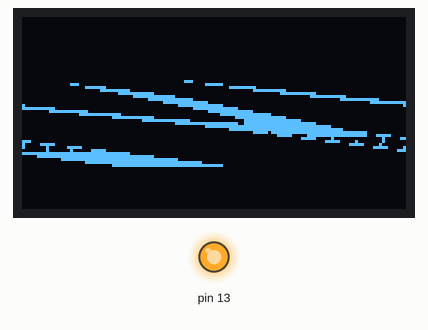
The sketch below on a simulated Arduino Uno, built with avr-gcc and run on an emulated ATmega328P. Shown: 128×64 one-colour display, output pins drawn as LEDs (lit = HIGH).

Above: at 0.1 s.

The sketch:

test_oled.ino
```cpp
#include <U8glib.h>

U8GLIB_SSD1306_128X64 u8g(U8G_I2C_OPT_NONE|U8G_I2C_OPT_DEV_0);

void u8g_prepare(void)
{
  u8g.setFont(u8g_font_6x10);
  u8g.setFontRefHeightExtendedText();
  u8g.setDefaultForegroundColor();
  u8g.setFontPosTop();
}


const unsigned char grin[] PROGMEM ={  0x00, 0x00, 0x00, 0x00, 0x00, 0x00, 0x00, 0x00, 0x00, 0x00, 0x00, 0x00,
  0x00, 0x00, 0x00, 0x00, 0x00, 0x00, 0x00, 0x00, 0x00, 0x00, 0x00, 0x00,
  0x00, 0x00, 0x00, 0x00, 0x00, 0x00, 0x00, 0x00, 0x00, 0x00, 0x00, 0x00,
  0x00, 0x00, 0x00, 0x00, 0x00, 0x00, 0x00, 0x00, 0x00, 0x00, 0x00, 0x00,
  0x00, 0x00, 0x00, 0x00, 0x00, 0x00, 0x00, 0x00, 0x00, 0x00, 0x00, 0x00,
  0x00, 0x00, 0x00, 0x00, 0x00, 0x00, 0x00, 0x00, 0x00, 0x00, 0x00, 0x00,
  0x00, 0x00, 0x00, 0x00, 0x00, 0x00, 0x00, 0x00, 0x00, 0x00, 0x00, 0x00,
  0x00, 0x00, 0x00, 0x00, 0x00, 0x00, 0x00, 0x00, 0x00, 0x00, 0x00, 0x00,
  0x00, 0x00, 0x00, 0x00, 0x00, 0x00, 0x00, 0x00, 0x00, 0x00, 0x00, 0x00,
  0x00, 0x00, 0x00, 0x00, 0x00, 0x00, 0x00, 0x00, 0x00, 0x00, 0x00, 0x00,
  0x00, 0x00, 0x00, 0x00, 0x00, 0x00, 0x00, 0x00, 0x00, 0x00, 0x00, 0x00,
  0x00, 0x00, 0x00, 0x00, 0x00, 0x00, 0x00, 0x00, 0x00, 0x00, 0x00, 0x00,
  0x00, 0x00, 0x00, 0x00, 0x00, 0x00, 0x00, 0x00, 0x00, 0x00, 0x00, 0x00,
  0x00, 0x00, 0x00, 0x00, 0x00, 0x00, 0x00, 0x00, 0x00, 0x00, 0x00, 0x00,
  0x00, 0x00, 0x00, 0x00, 0x00, 0x00, 0x00, 0x00, 0x00, 0x00, 0x00, 0x00,
  0x00, 0x00, 0x00, 0x00, 0x00, 0x00, 0x00, 0x00, 0x00, 0x00, 0x00, 0x00,
  0x00, 0x00, 0x00, 0x00, 0x00, 0x00, 0x00, 0x00, 0x00, 0x00, 0x00, 0x00,
  0x00, 0x00, 0x00, 0x00, 0x00, 0x00, 0x00, 0x00, 0x00, 0x00, 0x00, 0x00,
  0x00, 0x00, 0x00, 0x00, 0x00, 0x00, 0x00, 0x00, 0x00, 0x00, 0x00, 0x00,
  0x00, 0x00, 0x00, 0x00, 0x00, 0x00, 0x00, 0x00, 0x00, 0x00, 0x00, 0x00,
  0x00, 0x00, 0x00, 0x00, 0x00, 0x00, 0x00, 0x00, 0x00, 0x00, 0x00, 0x00,
  0x00, 0x00, 0x00, 0x00, 0x00, 0x00, 0x00, 0x00, 0x00, 0x00, 0x00, 0x00,
  0x00, 0x00, 0x00, 0x00, 0x00, 0x00, 0x00, 0x00, 0x00, 0x00, 0x00, 0x00,
  0x00, 0x00, 0x00, 0x00, 0x00, 0x00, 0x00, 0x00, 0x00, 0x00, 0x00, 0x00,
  0x00, 0x00, 0x00, 0x00, 0x00, 0x00, 0x00, 0x00, 0x00, 0x00, 0x00, 0x00,
  0x00, 0x00, 0x00, 0x00, 0x00, 0x00, 0x00, 0x00, 0x00, 0x00, 0x00, 0x00,
  0x00, 0x00, 0x00, 0x00, 0x00, 0x00, 0x00, 0x00, 0x00, 0x00, 0x00, 0x00,
  0x00, 0x00, 0x00, 0x00, 0x00, 0x00, 0x00, 0x00, 0x00, 0x00, 0x00, 0x00,
  0x00, 0x00, 0x00, 0x00, 0x00, 0x00, 0xC0, 0x01, 0x00, 0x00, 0x00, 0x00,
  0x00, 0x00, 0x00, 0x00, 0x00, 0x00, 0x07, 0x00, 0x00, 0x00, 0x00, 0xE0,
  0x07, 0x00, 0x00, 0x00, 0x00, 0x00, 0x00, 0x00, 0x00, 0x00, 0xE0, 0x0F,
  0x00, 0x00, 0x00, 0x00, 0xE0, 0x3F, 0x00, 0x00, 0x00, 0x00, 0x00, 0x00,
  0x00, 0x00, 0x00, 0xFC, 0x0F, 0x00, 0x00, 0x00, 0x00, 0xE0, 0xFF, 0x00,
  0x00, 0x00, 0x00, 0x00, 0x00, 0x00, 0x00, 0x00, 0xFF, 0x0F, 0x00, 0x00,
  0x00, 0x00, 0xC0, 0xFF, 0x03, 0x00, 0x00, 0x00, 0x00, 0x00, 0x00, 0x00,
  0xE0, 0xFF, 0x07, 0x00, 0x00, 0x00, 0x00, 0x00, 0xFF, 0x0F, 0x00, 0x00,
  0x00, 0x00, 0x00, 0x00, 0x00, 0xFC, 0xFF, 0x01, 0x00, 0x00, 0x00, 0x00,
  0x00, 0xFC, 0x7F, 0x00, 0x00, 0x00, 0x00, 0x00, 0x00, 0x80, 0xFF, 0x3F,
  0x00, 0x00, 0x00, 0x00, 0x00, 0x00, 0xF0, 0xFF, 0x01, 0x00, 0x00, 0x00,
  0x00, 0x00, 0xF0, 0xFF, 0x07, 0x00, 0x00, 0x00, 0x00, 0x00, 0x00, 0x80,
  0xFF, 0x07, 0x00, 0x00, 0x00, 0x00, 0x00, 0xFE, 0xFF, 0x00, 0x00, 0x00,
  0x00, 0x00, 0x00, 0x00, 0x00, 0xFE, 0x3F, 0x00, 0x00, 0x00, 0x00, 0xC0,
  0xFF, 0x1F, 0x00, 0x00, 0x00, 0x00, 0x00, 0x00, 0x00, 0x00, 0xF8, 0xFF,
  0x01, 0x00, 0x00, 0x00, 0xFC, 0xFF, 0x07, 0x00, 0x00, 0x00, 0x00, 0x00,
  0x00, 0x00, 0x00, 0xC0, 0xFF, 0x0F, 0x00, 0x00, 0x80, 0xFF, 0xFF, 0x00,
  0x00, 0x00, 0x00, 0x00, 0x00, 0x00, 0x00, 0x00, 0x00, 0xFF, 0xFF, 0x00,
  0x00, 0xFC, 0xFF, 0x1F, 0x00, 0x00, 0x00, 0x00, 0x00, 0x00, 0x00, 0x00,
  0x00, 0x00, 0xF8, 0xFF, 0xFF, 0xFC, 0xFF, 0xFF, 0x03, 0x00, 0x00, 0x00,
  0x00, 0x00, 0x00, 0x00, 0x00, 0x00, 0x00, 0xE0, 0xFF, 0xFF, 0xFF, 0xFF,
  0x7F, 0x00, 0x00, 0x00, 0x00, 0x00, 0x00, 0x00, 0x00, 0x00, 0x00, 0x00,
  0xE0, 0xFF, 0xFF, 0xFF, 0xFF, 0x07, 0x00, 0x00, 0x00, 0x00, 0x00, 0x00,
  0x00, 0x00, 0x00, 0x00, 0x00, 0xE0, 0xFB, 0xFF, 0xFF, 0xFF, 0x07, 0x00,
  0x00, 0x00, 0x00, 0x00, 0x00, 0x00, 0x00, 0x00, 0x00, 0x00, 0xE0, 0x83,
  0xFF, 0xFF, 0xC7, 0x07, 0x00, 0x00, 0x00, 0x00, 0x00, 0x00, 0x00, 0x00,
  0x00, 0x00, 0x00, 0xE0, 0x83, 0x00, 0x00, 0xC1, 0x07, 0x00, 0x00, 0x00,
  0x00, 0x00, 0x00, 0x00, 0x00, 0x00, 0x00, 0x00, 0xE0, 0x83, 0x00, 0x01,
  0xC1, 0x07, 0x00, 0x00, 0x00, 0x00, 0x00, 0x00, 0x00, 0x00, 0x00, 0x00,
  0x00, 0xE0, 0x83, 0x00, 0x01, 0x81, 0x0F, 0x00, 0x00, 0x00, 0x00, 0x00,
  0x00, 0x00, 0x00, 0x00, 0x00, 0x00, 0xE0, 0x83, 0x00, 0x01, 0x81, 0x0F,
  0x00, 0x00, 0x00, 0x00, 0x00, 0x00, 0x00, 0x00, 0x00, 0x00, 0x00, 0xE0,
  0xFF, 0xFF, 0xFF, 0xFF, 0x0F, 0x00, 0x00, 0x00, 0x00, 0x00, 0x00, 0x00,
  0x00, 0x00, 0x00, 0x00, 0xE0, 0xFF, 0xFF, 0xFF, 0xFF, 0x0F, 0x00, 0x00,
  0x00, 0x00, 0x00, 0x00, 0x00, 0x00, 0x00, 0x00, 0x00, 0xE0, 0xFF, 0xFF,
  0xFF, 0xFF, 0x0F, 0x00, 0x00, 0x00, 0x00, 0x00, 0x00, 0x00, 0x00, 0x00,
  0x00, 0x00, 0xE0, 0xFF, 0xFF, 0xFF, 0xFF, 0x0F, 0x00, 0x00, 0x00, 0x00,
  0x00, 0x00, 0x00, 0x00, 0x00, 0x00, 0x00, 0xC0, 0xFF, 0xFF, 0xFF, 0xFF,
  0x07, 0x00, 0x00, 0x00, 0x00, 0x00, 0x00, 0x00, 0x00, 0x00, 0x00, 0x00,
  0x00, 0x00, 0x00, 0x00, 0x00, 0x00, 0x00, 0x00, 0x00, 0x00, 0x00, 0x00,
  0x00, 0x00, 0x00, 0x00, 0x00, 0x00, 0x00, 0x00, 0x00, 0x00, 0x00, 0x00,
  0x00, 0x00, 0x00, 0x00, 0x00, 0x00, 0x00, 0x00, 0x00, 0x00, 0x00, 0x00,
  0x00, 0x00, 0x00, 0x00, 0x00, 0x00, 0x00, 0x00, 0x00, 0x00, 0x00, 0x00,
  0x00, 0x00, 0x00, 0x00, 0x00, 0x00, 0x00, 0x00, 0x00, 0x00, 0x00, 0x00,
  0x00, 0x00, 0x00, 0x00, 0x00, 0x00, 0x00, 0x00, 0x00, 0x00, 0x00, 0x00,
  0x00, 0x00, 0x00, 0x00, 0x00, 0x00, 0x00, 0x00, 0x00, 0x00, 0x00, 0x00,
  0x00, 0x00, 0x00, 0x00, 0x00, 0x00, 0x00, 0x00, 0x00, 0x00, 0x00, 0x00,
  0x00, 0x00, 0x00, 0x00, 0x00, 0x00, 0x00, 0x00, 0x00, 0x00, 0x00, 0x00,
  0x00, 0x00, 0x00, 0x00, 0x00, 0x00, 0x00, 0x00, 0x00, 0x00, 0x00, 0x00,
  0x00, 0x00, 0x00, 0x00, 0x00, 0x00, 0x00, 0x00, 0x00, 0x00, 0x00, 0x00,
  0x00, 0x00, 0x00, 0x00, 0x00, 0x00, 0x00, 0x00, 0x00, 0x00, 0x00, 0x00,
  0x00, 0x00, 0x00, 0x00, 0x00, 0x00, 0x00, 0x00, 0x00, 0x00, 0x00, 0x00,
  0x00, 0x00, 0x00, 0x00, 0x00, 0x00, 0x00, 0x00, 0x00, 0x00, 0x00, 0x00,
  0x00, 0x00, 0x00, 0x00, 0x00, 0x00, 0x00, 0x00, 0x00, 0x00, 0x00, 0x00,
  0x00, 0x00, 0x00, 0x00, 0x00, 0x00, 0x00, 0x00, 0x00, 0x00, 0x00, 0x00,
  0x00, 0x00, 0x00, 0x00, 0x00, 0x00, 0x00, 0x00, 0x00, 0x00, 0x00, 0x00,
  0x00, 0x00, 0x00, 0x00, 0x00, 0x00, 0x00, 0x00, 0x00, 0x00, 0x00, 0x00,
  0x00, 0x00, 0x00, 0x00, 0x00, 0x00, 0x00, 0x00, 0x00, 0x00, 0x00, 0x00,
  0x00, 0x00, 0x00, 0x00, 0x00, 0x00, 0x00, 0x00, 0x00, 0x00, 0x00, 0x00,
  0x00, 0x00, 0x00, 0x00, 0x00, 0x00, 0x00, 0x00, 0x00, 0x00, 0x00, 0x00,
  0x00, 0x00, 0x00, 0x00, 0x00, 0x00, 0x00, 0x00, 0x00, 0x00, 0x00, 0x00,
  0x00, 0x00, 0x00, 0x00, 0x00, 0x00, 0x00, 0x00, 0x00, 0x00, 0x00, 0x00,
  0x00, 0x00, 0x00, 0x00, 0x00, 0x00, 0x00, 0x00, };


void grin_1()
{
  u8g.drawXBMP(0, 0, 128, 64, grin);
}
/*
void intro(uint8_t a)
{
  u8g.setFont(u8g_font_unifont);
  u8g.drawStr(2, 19, "Welcome");
  u8g.drawStr(2, 38, "to");
  u8g.drawStr(2, 57, "Mybotic :)");
}

void u8g_box_frame(uint8_t a)
{
  u8g.drawStr( 2, 0, "drawBox");
  u8g.drawBox(5,10,20,10);
  u8g.drawBox(10+a,15,30,7);
  u8g.drawStr( 2, 30, "drawFrame");
  u8g.drawFrame(5,10+30,20,10);
  u8g.drawFrame(10+a,15+30,30,7);
}

void u8g_disc_circle(uint8_t a)
{
  u8g.drawStr( 2, 0, "drawDisc");
  u8g.drawDisc(11,18,9);
  u8g.drawDisc(24+a,16,7);
  u8g.drawStr(2, 30, "drawCircle");
  u8g.drawCircle(11,18+30,9);
  u8g.drawCircle(24+a,16+30,7);
}

void u8g_r_frame(uint8_t a)
{
  u8g.drawStr( 2, 0, "drawRFrame/Box");
  u8g.drawRFrame(5, 10,40,30, a+1);
  u8g.drawRBox(50, 10,25,40, a+1);
}

void u8g_string(uint8_t a)
{
  u8g.drawStr270(30,31-a, "0/360");
  u8g.drawStr(30+a,31, "90");
  u8g.drawStr90(30,31+a, "180");
  u8g.drawStr180(30-a,31, "270");
}

void u8g_line(uint8_t a)
{
  u8g.drawStr( 2, 0, "drawLine");
  u8g.drawLine(7+a, 10, 40, 55);
  u8g.drawLine(7+a*2, 10, 60, 55);
  u8g.drawLine(7+a*3, 10, 80, 55);
  u8g.drawLine(7+a*4, 10, 100, 55);
}

void u8g_triangle(uint8_t a)
{
  uint16_t offset = a;
  u8g.drawStr( 2, 0, "drawTriangle");
  u8g.drawTriangle(14,7, 45,30, 10,40);
  u8g.drawTriangle(10+offset,7-offset, 45+offset,30-offset, 57+offset,10-offset);
  u8g.drawTriangle(53+offset*2,10, 45+offset*2,30, 86+offset*2,53);
  u8g.drawTriangle(7+offset,40+offset, 45+offset,30+offset, 86+offset,53+offset);
}

void u8g_extra_page(uint8_t a)
{
  if ( u8g.getMode() == U8G_MODE_HICOLOR || u8g.getMode() == U8G_MODE_R3G3B2) {
    draw background (area is 128x128)
    u8g_uint_t r, g, b;
    b = a << 5;
    for( g = 0; g < 64; g++ )
    {
      for( r = 0; r < 64; r++ )
      {
  u8g.setRGB(r<<2, g<<2, b );
  u8g.drawPixel(g, r);
      }
    }
    u8g.setRGB(255,255,255);
    u8g.drawStr( 66, 0, "Color Page");
  }
  else if ( u8g.getMode() == U8G_MODE_GRAY2BIT )
  {
    u8g.drawStr( 66, 0, "Gray Level");
    u8g.setColorIndex(1);
    u8g.drawBox(2, 4, 64, 32);
    u8g.drawBox(70, 20, 4, 12);
    u8g.setColorIndex(2);
    u8g.drawBox(2+1*a, 4+1*a, 64-2*a, 32-2*a);
    u8g.drawBox(74, 20, 4, 12);
    u8g.setColorIndex(3);
    u8g.drawBox(2+2*a, 4+2*a, 64-4*a, 32-4*a);
    u8g.drawBox(78, 20, 4, 12);
  }
  else
  {
    u8g.drawStr( 2, 13, "setScale2x2");
    u8g.setScale2x2();
    u8g.drawStr( 1,6+a, "setScale2x2");
    u8g.undoScale();
  }
}
*/

uint8_t draw_state = 0;

void draw(void)
{
  u8g_prepare();
  switch(draw_state)// >> 3)
  {
    case 0: grin_1(); break;
  }
    /*case 1: intro(draw_state&7); break;
    case 2: u8g_box_frame(draw_state&7); break;
    case 3: u8g_disc_circle(draw_state&7); break;
    case 4: u8g_r_frame(draw_state&7); break;
    case 5: u8g_string(draw_state&7); break;
    case 6: u8g_line(draw_state&7); break;
    case 7: u8g_triangle(draw_state&7); break;
    case 8: u8g_extra_page(draw_state&7); break;
    grin_1();*/
  }


void setup(void)
{
#if defined(ARDUINO)
  pinMode(13, OUTPUT);
  digitalWrite(13, HIGH);
#endif
}

void loop(void)
{

  // picture loop
  u8g.firstPage();
  do
  {
    draw();
  } while( u8g.nextPage() );

  // increase the state
 /* draw_state++;
  if ( draw_state >= 9*8 )
    draw_state = 0;*/
}
```
